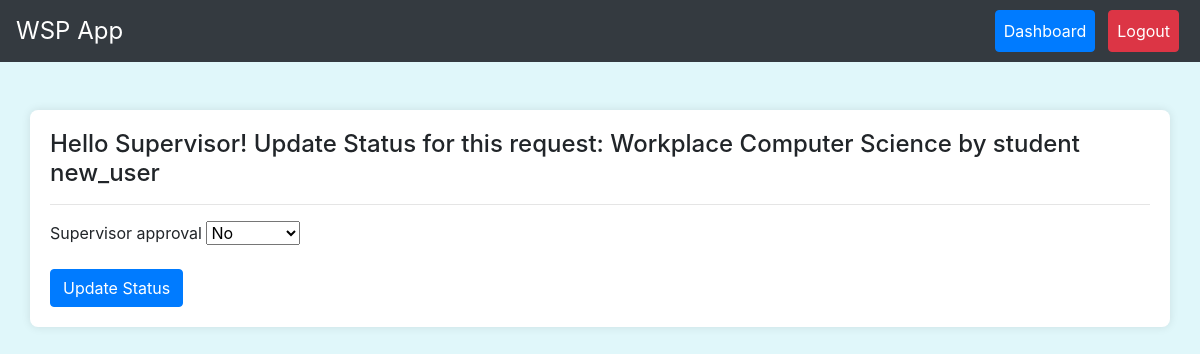
Before: /supervisor_approval/1/ (signed in) with the older database file.
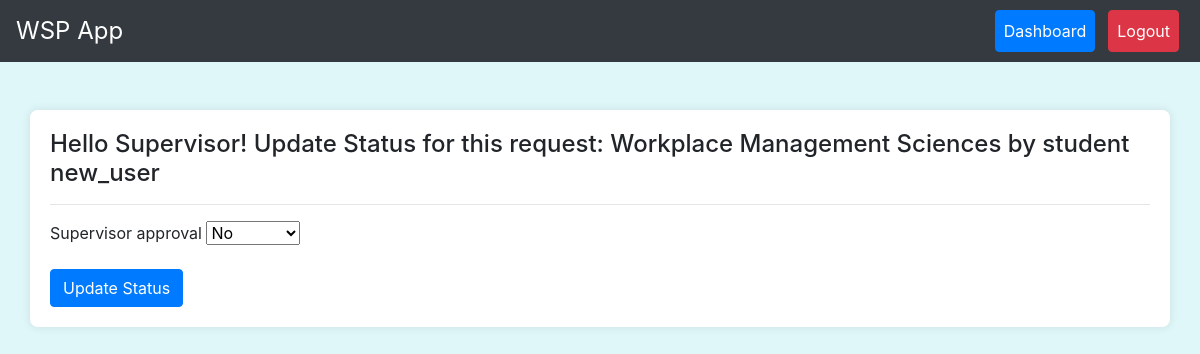
After: the same page with the newer database file.
### workapp/models.py (models this page shows, shortened)
class StudentApplication(models.Model):
    student = models.ForeignKey(User, on_delete=models.CASCADE, related_name='applications', null=True)
    posting_place = models.ForeignKey(PostingPlace, on_delete=models.CASCADE)
    STATUS_CHOICES = [
        ('pending', 'Pending'),
        ('approved', 'Approved'),
        ('rejected', 'Rejected'),
    ]
    status = models.CharField(max_length=10, choices=STATUS_CHOICES, default='pending')
    supervisor_status = models.CharField(max_length=10, null=True, choices=STATUS_CHOICES, default='pending')
    director_approval = models.BooleanField(default=False)
    supervisor_approval = models.BooleanField(default=False, null=True)
    work_completed = models.BooleanField(default=False, null=True, blank=True)
    payment_status = models.BooleanField(default=False, null=True, blank=True)
    payment_receipt = models.ImageField(upload_to='receipts/', default=default_receipt, null=True, blank=True)
    start_date = models.DateField(null=True, blank=True)
    end_date = models.DateField(null=True, blank=True)
    student_photo = models.ImageField(upload_to='student_photos/', default=default_student_photo, null=True, blank=True)
    hod_recommendation_letter = models.FileField(upload_to='hod_signatures/', default=default_hod_signature, null=True, blank=True)
    room_number = models.CharField(max_length=20, null=True, blank=True)
    cgpa = models.DecimalField(max_digits=4, decimal_places=2, null=True, blank=True)
    year_of_study = models.IntegerField(null=True, blank=True)
    reason_for_desiring_to_work = models.TextField(null=True, blank=True)
    signature = models.FileField(upload_to='signatures/', default=default_signature, null=True, blank=True)
    area_of_interest = models.CharField(max_length=255, null=True, blank=True)
    date_signed = models.DateField(null=True, blank=True)
    class Meta:
        ordering = [Case(
            When(status='pending', then=Value(0)),
            When(status='approved', then=Value(1)),
            When(status='rejected', then=Value(2)),
            output_field=IntegerField(),
        )]

class PostingPlace(models.Model):
    name = models.CharField(max_length=100)
    location = models.CharField(max_length=100, null=True, blank=True, default='School Campus')
    supervisor = models.ForeignKey(User, on_delete=models.SET_NULL, null=True, blank=True)
    def __str__(self):
        return self.name

class User(AbstractUser):
    ROLE_CHOICES = (
        ('student', 'Student'),
        ('director', 'Director'),
        ('supervisor', 'Supervisor'),
    )
    role = models.CharField(max_length=10, choices=ROLE_CHOICES)
    username = models.CharField(max_length=20, null=True, blank=True, unique=False, default='new_user')
    matric_number = models.CharField(max_length=20, null=True, blank=True, unique=True)
    staff_id = models.CharField(max_length=10, null=True, blank=True, unique=True)
    email = models.EmailField(null=True, blank=False, unique=True)
    department = models.CharField(max_length=100, null=True, blank=False)
    course_of_study = models.CharField(max_length=100, null=True, blank=False)
    faculty = models.CharField(max_length=100, null=True, blank=True, default='Science')
    specialization = models.CharField(max_length=100, null=True, blank=True)
    first_name = models.CharField(max_length=100)
    last_name = models.CharField(max_length=100)
    phone_number = models.CharField(max_length=12, null=True, blank=True, default='08012345678')
    contact_address = models.TextField(null=True, blank=True, default='Ogun State')
    date_of_birth = models.DateField(null=True, blank=True)
    GENDER_CHOICES = [
        ('M', 'Male'),
        ('F', 'Female')
    ]
    gender = models.CharField(max_length=1, choices=GENDER_CHOICES, null=True, blank=True)
    registration_date = models.DateField(default=date.today)
    def __str__(self):
        return f'{self.first_name} {self.last_name}'
    class Meta:
        ordering = ['-registration_date']

### workapp/views.py (the view)
# urls.py: path('supervisor_approval/<int:application_id>/', views.update_application_status_by_supervisor, name='supervisor_approval'),
@login_required
def update_application_status_by_supervisor(request, application_id):
    application = get_object_or_404(StudentApplication, id=application_id)
    if request.method == 'POST':
        form = StudentApplicationForm3(request.POST, instance=application)
        if form.is_valid():
            form.save()
            return redirect('dashboard')
    else:
        form = StudentApplicationForm3(instance=application)
    return render(request, 'update_application_status_by_supervisor.html', {'form': form, 'application': application})

### workapp/forms.py
class StudentApplicationForm3(forms.ModelForm):
    class Meta:
        model = StudentApplication
        fields = ['supervisor_approval']

### workapp/templates/update_application_status_by_supervisor.html (shortened to what this page needs)
{% extends 'base.html' %}
{% load crispy_forms_tags %}
{% block content %}
    <h4>Hello Supervisor! Update Status for this request: Workplace {{ application.posting_place }} by student {{ application.student.username }}</h4> <hr>
    <form method="post">
        {{ form|crispy }}
        <button type="submit" class="btn btn-primary">Update Status</button>
    </form>
{% endblock %}

Changed rows visible on the page:
changed StudentApplication "No": posting_place "Computer Science" → "Management Sciences"
